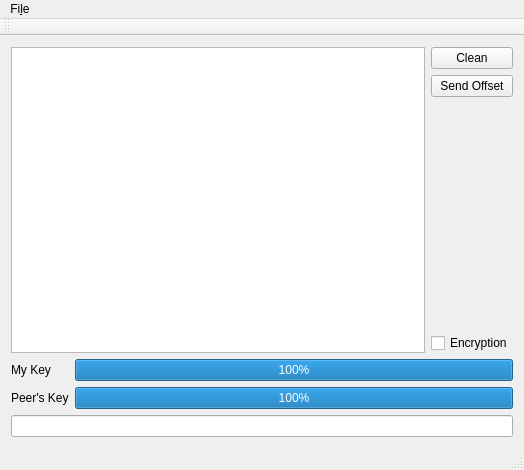
<?xml version="1.0" encoding="UTF-8"?>
<ui version="4.0">
 <class>MainWindow</class>
 <widget class="QMainWindow" name="MainWindow">
  <property name="geometry">
   <rect>
    <x>0</x>
    <y>0</y>
    <width>524</width>
    <height>470</height>
   </rect>
  </property>
  <property name="windowTitle">
   <string>MainWindow</string>
  </property>
  <widget class="QWidget" name="centralWidget">
   <layout class="QGridLayout" name="gridLayout_2">
    <item row="0" column="0">
     <layout class="QGridLayout" name="gridLayout">
      <item row="7" column="1" colspan="4">
       <widget class="QProgressBar" name="peerkey">
        <property name="value">
         <number>100</number>
        </property>
       </widget>
      </item>
      <item row="5" column="1">
       <spacer name="horizontalSpacer_2">
        <property name="orientation">
         <enum>Qt::Horizontal</enum>
        </property>
        <property name="sizeHint" stdset="0">
         <size>
          <width>40</width>
          <height>0</height>
         </size>
        </property>
       </spacer>
      </item>
      <item row="6" column="0">
       <widget class="QLabel" name="label">
        <property name="sizePolicy">
         <sizepolicy hsizetype="Minimum" vsizetype="Preferred">
          <horstretch>0</horstretch>
          <verstretch>0</verstretch>
         </sizepolicy>
        </property>
        <property name="text">
         <string>My Key</string>
        </property>
       </widget>
      </item>
      <item row="4" column="0" colspan="4">
       <spacer name="horizontalSpacer">
        <property name="orientation">
         <enum>Qt::Horizontal</enum>
        </property>
        <property name="sizeHint" stdset="0">
         <size>
          <width>40</width>
          <height>0</height>
         </size>
        </property>
       </spacer>
      </item>
      <item row="7" column="0">
       <widget class="QLabel" name="label_2">
        <property name="sizePolicy">
         <sizepolicy hsizetype="Minimum" vsizetype="Preferred">
          <horstretch>0</horstretch>
          <verstretch>0</verstretch>
         </sizepolicy>
        </property>
        <property name="text">
         <string>Peer's Key</string>
        </property>
       </widget>
      </item>
      <item row="8" column="0" colspan="5">
       <widget class="QLineEdit" name="input"/>
      </item>
      <item row="3" column="4">
       <widget class="QCheckBox" name="check_encryption">
        <property name="text">
         <string>Encryption</string>
        </property>
       </widget>
      </item>
      <item row="2" column="4">
       <spacer name="verticalSpacer">
        <property name="orientation">
         <enum>Qt::Vertical</enum>
        </property>
        <property name="sizeHint" stdset="0">
         <size>
          <width>20</width>
          <height>40</height>
         </size>
        </property>
       </spacer>
      </item>
      <item row="0" column="0" rowspan="4" colspan="4">
       <widget class="QTextBrowser" name="textview"/>
      </item>
      <item row="6" column="1" colspan="4">
       <widget class="QProgressBar" name="mykey">
        <property name="value">
         <number>100</number>
        </property>
       </widget>
      </item>
      <item row="0" column="4">
       <widget class="QPushButton" name="button_clean">
        <property name="text">
         <string>Clean</string>
        </property>
       </widget>
      </item>
      <item row="1" column="4">
       <widget class="QPushButton" name="pushButton">
        <property name="text">
         <string>Send Offset</string>
        </property>
       </widget>
      </item>
     </layout>
    </item>
   </layout>
  </widget>
  <widget class="QMenuBar" name="menuBar">
   <property name="geometry">
    <rect>
     <x>0</x>
     <y>0</y>
     <width>524</width>
     <height>22</height>
    </rect>
   </property>
   <widget class="QMenu" name="menuFile">
    <property name="title">
     <string>Fi&amp;le</string>
    </property>
   </widget>
   <addaction name="menuFile"/>
  </widget>
  <widget class="QToolBar" name="mainToolBar">
   <attribute name="toolBarArea">
    <enum>TopToolBarArea</enum>
   </attribute>
   <attribute name="toolBarBreak">
    <bool>false</bool>
   </attribute>
  </widget>
  <widget class="QStatusBar" name="statusBar"/>
 </widget>
 <layoutdefault spacing="6" margin="11"/>
 <resources/>
 <connections/>
</ui>
